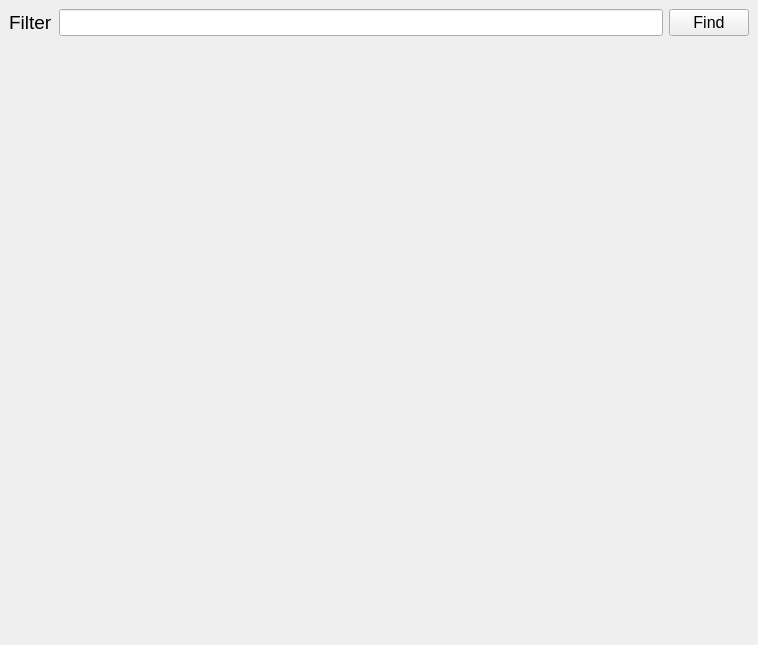
<?xml version="1.0" encoding="UTF-8"?>
<ui version="4.0">
 <class>ThreadTab</class>
 <widget class="QWidget" name="ThreadTab">
  <property name="geometry">
   <rect>
    <x>0</x>
    <y>0</y>
    <width>758</width>
    <height>645</height>
   </rect>
  </property>
  <property name="sizePolicy">
   <sizepolicy hsizetype="Ignored" vsizetype="Ignored">
    <horstretch>0</horstretch>
    <verstretch>0</verstretch>
   </sizepolicy>
  </property>
  <property name="font">
   <font>
    <pointsize>12</pointsize>
   </font>
  </property>
  <property name="windowTitle">
   <string>Form</string>
  </property>
  <layout class="QVBoxLayout" name="verticalLayout">
   <property name="spacing">
    <number>0</number>
   </property>
   <property name="sizeConstraint">
    <enum>QLayout::SetDefaultConstraint</enum>
   </property>
   <property name="leftMargin">
    <number>0</number>
   </property>
   <property name="topMargin">
    <number>0</number>
   </property>
   <property name="rightMargin">
    <number>0</number>
   </property>
   <property name="bottomMargin">
    <number>0</number>
   </property>
   <item>
    <widget class="QWidget" name="searchWidget" native="true">
     <property name="sizePolicy">
      <sizepolicy hsizetype="Expanding" vsizetype="Maximum">
       <horstretch>0</horstretch>
       <verstretch>0</verstretch>
      </sizepolicy>
     </property>
     <layout class="QHBoxLayout" name="horizontalLayout" stretch="0,0,0">
      <property name="sizeConstraint">
       <enum>QLayout::SetDefaultConstraint</enum>
      </property>
      <item>
       <widget class="QLabel" name="label">
        <property name="font">
         <font>
          <pointsize>14</pointsize>
         </font>
        </property>
        <property name="text">
         <string>Filter</string>
        </property>
       </widget>
      </item>
      <item>
       <widget class="QLineEdit" name="lineEdit">
        <property name="sizePolicy">
         <sizepolicy hsizetype="MinimumExpanding" vsizetype="Fixed">
          <horstretch>1</horstretch>
          <verstretch>0</verstretch>
         </sizepolicy>
        </property>
       </widget>
      </item>
      <item>
       <widget class="QPushButton" name="pushButton">
        <property name="text">
         <string>Find</string>
        </property>
       </widget>
      </item>
     </layout>
    </widget>
   </item>
   <item>
    <widget class="QScrollArea" name="scrollArea">
     <property name="sizePolicy">
      <sizepolicy hsizetype="Ignored" vsizetype="Ignored">
       <horstretch>0</horstretch>
       <verstretch>0</verstretch>
      </sizepolicy>
     </property>
     <property name="autoFillBackground">
      <bool>false</bool>
     </property>
     <property name="frameShape">
      <enum>QFrame::NoFrame</enum>
     </property>
     <property name="lineWidth">
      <number>0</number>
     </property>
     <property name="sizeAdjustPolicy">
      <enum>QAbstractScrollArea::AdjustToContents</enum>
     </property>
     <property name="widgetResizable">
      <bool>true</bool>
     </property>
     <property name="alignment">
      <set>Qt::AlignLeading|Qt::AlignLeft|Qt::AlignTop</set>
     </property>
     <widget class="QWidget" name="scrollAreaWidgetContents">
      <property name="geometry">
       <rect>
        <x>0</x>
        <y>0</y>
        <width>758</width>
        <height>600</height>
       </rect>
      </property>
      <property name="sizePolicy">
       <sizepolicy hsizetype="MinimumExpanding" vsizetype="MinimumExpanding">
        <horstretch>0</horstretch>
        <verstretch>0</verstretch>
       </sizepolicy>
      </property>
      <property name="autoFillBackground">
       <bool>true</bool>
      </property>
      <layout class="QVBoxLayout" name="threads">
       <property name="spacing">
        <number>6</number>
       </property>
       <property name="sizeConstraint">
        <enum>QLayout::SetMinimumSize</enum>
       </property>
       <property name="leftMargin">
        <number>0</number>
       </property>
       <property name="topMargin">
        <number>0</number>
       </property>
       <property name="rightMargin">
        <number>0</number>
       </property>
       <property name="bottomMargin">
        <number>0</number>
       </property>
      </layout>
     </widget>
    </widget>
   </item>
  </layout>
 </widget>
 <tabstops>
  <tabstop>scrollArea</tabstop>
  <tabstop>lineEdit</tabstop>
  <tabstop>pushButton</tabstop>
 </tabstops>
 <resources/>
 <connections/>
</ui>
